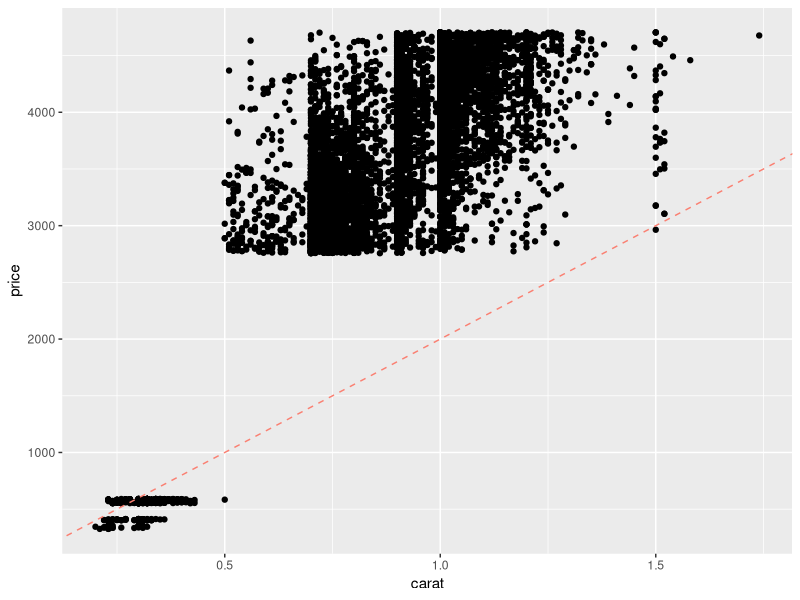
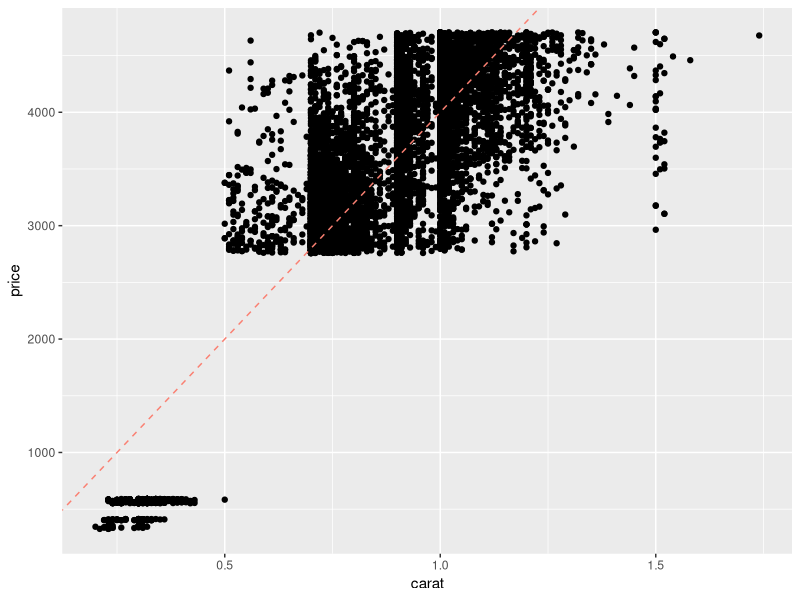
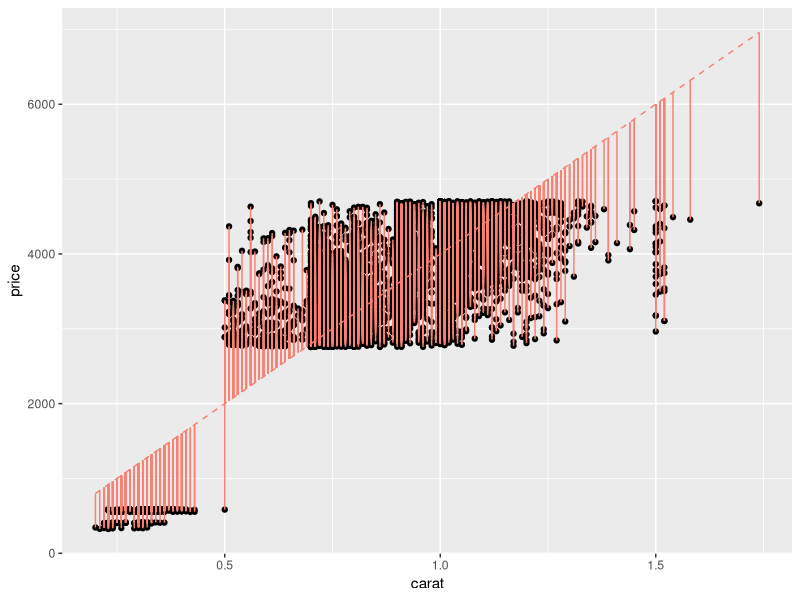
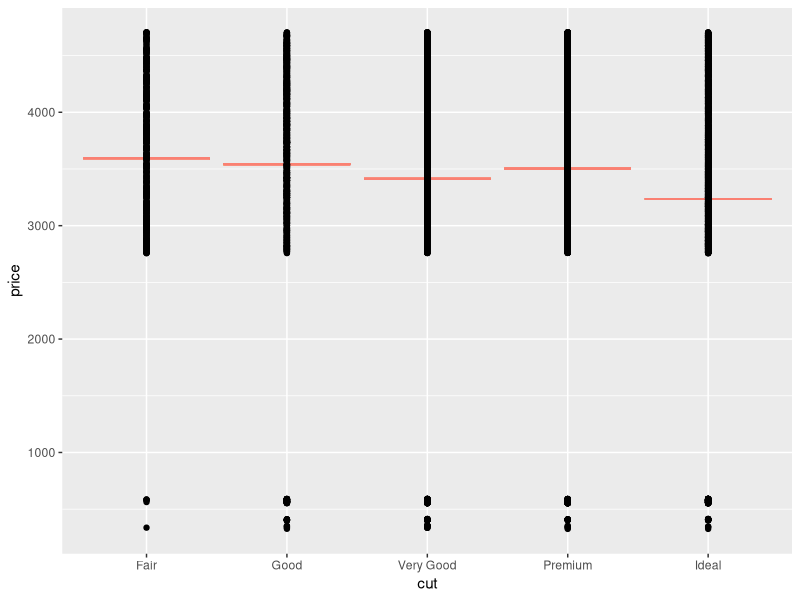
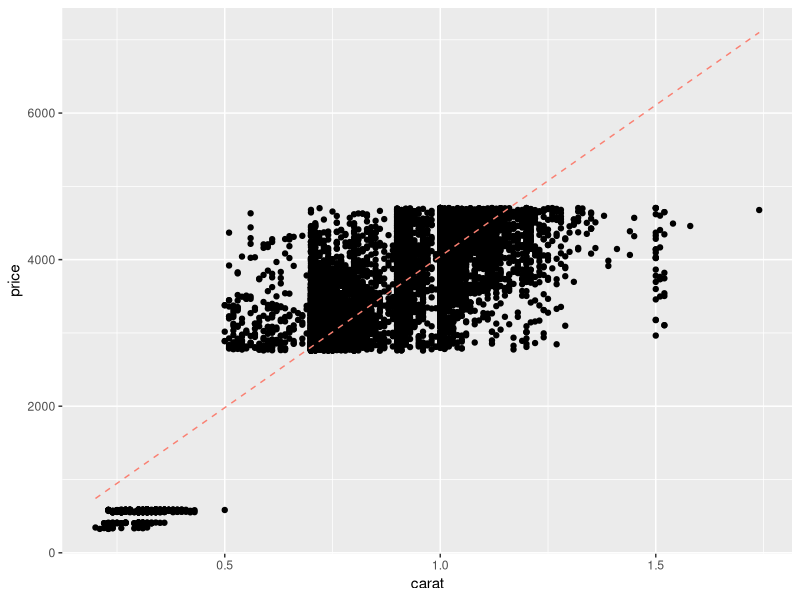
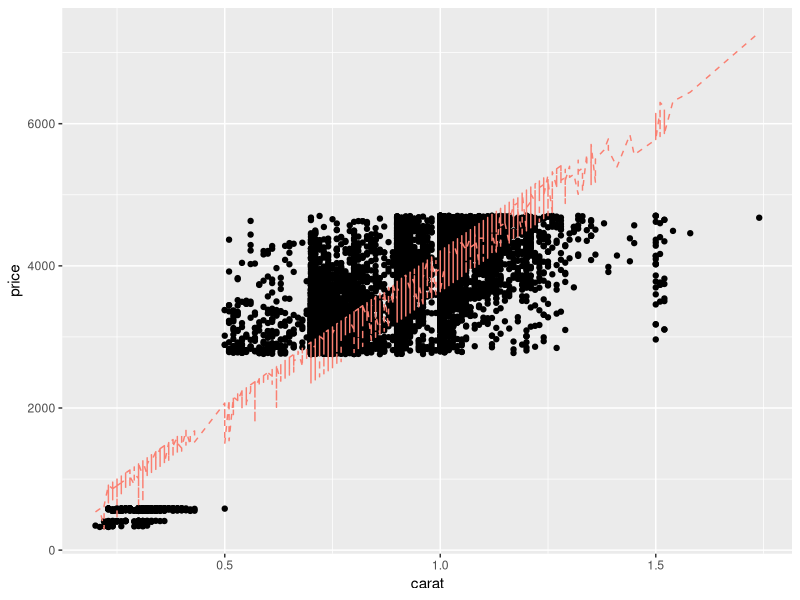
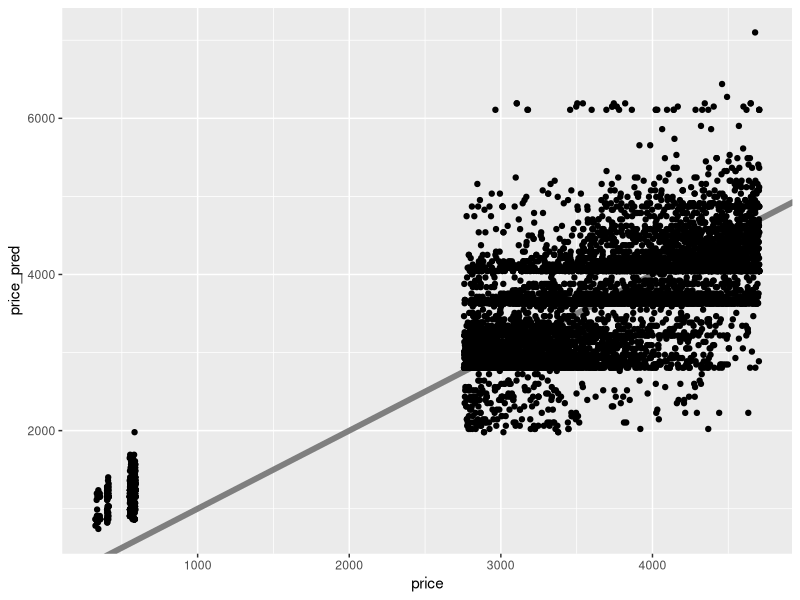

The R script that drew these images, in order: (Note: this script raises an error after producing the figures.)
## ---- chunk 1
library(tidyverse)
library(modelr)
library(broom)

## NOTE: No need to edit this chunk
set.seed(101)

## Select training data
df_train <-
  diamonds %>%
  slice(1:1e4)

## Select test data
df_test <-
  diamonds %>%
  slice((1e4 + 1):2e4)
## ---- chunk 2
## Set model parameter values [theta]
slope <- 1000 / 0.5 # Eyeball: $1000 / (1/2) carat
intercept <- 0

## Represent model as an `abline`
df_train %>%

  ggplot(aes(carat, price)) +
  geom_point() +
  geom_abline(
    slope = slope,
    intercept = intercept,
    linetype = 2,
    color = "salmon"
  )
## ---- chunk 3
## Set model parameter values [theta]
slope <- 2000 / 0.5 # Adjusted by factor of 2
intercept <- 0

## Represent model as an `abline`
df_train %>%

  ggplot(aes(carat, price)) +
  geom_point() +
  geom_abline(
    slope = slope,
    intercept = intercept,
    linetype = 2,
    color = "salmon"
  )
## ---- chunk 4
## Set model parameter values [theta]
slope <- 2000 / 0.5
intercept <- 0

## Compute predicted values
df_train %>%
  mutate(price_pred = slope * carat + intercept) %>%

  ## Visualize *residuals* as vertical bars
  ggplot(aes(carat, price)) +
  geom_point() +
  geom_segment(
    aes(xend = carat, yend = price_pred),
    color = "salmon"
  ) +
  geom_line(
    aes(y = price_pred),
    linetype = 2,
    color = "salmon"
  )
## ---- chunk 5
## Fit model
fit_carat <-
  df_train %>%
  lm(
    data = .,               # Data for fit
    formula = price ~ carat # Formula for fit
  )

fit_carat %>% tidy()
## ---- chunk 6
## Fit a model with carat and cut as predictors
fit_q1 <- 
  df_train %>% 
  lm(
    data = .,               # Data for fit
    formula = price ~ carat + cut # Formula for fit
  )

fit_q1 %>% tidy()
## ---- chunk 7
## NOTE: No need to edit; just run and inspect
fit_cut <-
  lm(
    data = df_train,
    formula = price ~ cut
  )

df_train %>%
  add_predictions(fit_cut, var = "price_pred") %>%
  ggplot(aes(cut)) +
  geom_errorbar(aes(ymin = price_pred, ymax = price_pred), color = "salmon") +
  geom_point(aes(y = price))
## ---- chunk 8
## Compute predicted values
df_train %>%
  add_predictions(
    model = fit_carat,
    var = "price_pred"
  ) %>%

  ggplot(aes(carat, price)) +
  geom_point() +
  geom_line(
    aes(y = price_pred),
    linetype = 2,
    color = "salmon"
  )
## ---- chunk 9
## TASK: Create a visual of price_pred vs carat using your model fit_q1
df_train %>%
  add_predictions(
    model = fit_q1,
    var = "price_pred"
  ) %>%

  ggplot(aes(carat, price)) +
  geom_point() +
  geom_line(
    aes(y = price_pred),
    linetype = 2,
    color = "salmon"
  )
## ---- chunk 10
## Compute metrics
mse(fit_carat, df_train)
rsquare(fit_carat, df_train)
## ---- chunk 11
mse(fit_q1, df_train)
rsquare(fit_q1, df_train)
## ---- chunk 12
## NOTE: No need to change this
## predicted vs actual
df_train %>%
  add_predictions(
    model = fit_carat,
    var = "price_pred"
  ) %>%

  ggplot(aes(price, price_pred)) +
  geom_abline(slope = 1, intercept = 0, color = "grey50", size = 2) +
  geom_point()
## ---- chunk 13
## TASK: Fit a model on carat, cut, color, and clarity
fit_4c <- NA

rsquare(fit_q1, df_train)
rsquare(fit_4c, df_train)
## ---- chunk 14
## NOTE: No need to edit this chunk
## Helper function to compute uncertainty bounds
add_uncertainties <- function(data, model, prefix = "pred", ...) {
  df_fit <-
    stats::predict(model, data, ...) %>%
    as_tibble() %>%
    rename_with(~ str_c(prefix, "_", .))

  bind_cols(data, df_fit)
}

## Generate predictions with uncertainties
df_pred_uq <-
  df_train %>%
  add_uncertainties(
    model = fit_carat,
    prefix = "pred",
    interval = "prediction",
    level = 0.95
  )

df_pred_uq %>% glimpse()
## ---- chunk 15
## NOTE: No need to edit this chunk
# Visualize
df_pred_uq %>%
  filter(price < 1000) %>%

  ggplot(aes(price)) +
  geom_abline(slope = 1, intercept = 0, size = 2, color = "grey50") +
  geom_errorbar(
    data = . %>% filter(pred_lwr <= price & price <= pred_upr),
    aes(ymin = pred_lwr, ymax = pred_upr),
    width = 0,
    size = 0.5,
    alpha = 1 / 2,
    color = "darkturquoise"
  ) +
  geom_errorbar(
    data = . %>% filter(price < pred_lwr | pred_upr < price),
    aes(ymin = pred_lwr, ymax = pred_upr),
    width = 0,
    size = 0.5,
    color = "salmon"
  ) +
  geom_point(aes(y = pred_fit), size = 0.1) +
  theme_minimal()
## ---- chunk 16
## NOTE: No need to edit this chunk
# Compute empirical coverage
df_pred_uq %>%
  summarize(coverage = mean(pred_lwr <= price & price <= pred_upr))
## ---- chunk 17
## TODO: Compute prediction intervals for each prediction with fit_4c
df_q6 <- NA

## NOTE: No need to edit code below
# Compute empirical coverage
df_q6 %>%
  summarize(coverage = mean(pred_lwr <= price & price <= pred_upr))

# Visualize
df_q6 %>%
  ggplot(aes(price)) +
  geom_abline(slope = 1, intercept = 0, size = 2, color = "grey50") +
  geom_errorbar(
    data = . %>% filter(pred_lwr <= price & price <= pred_upr),
    aes(ymin = pred_lwr, ymax = pred_upr),
    width = 0,
    size = 0.1,
    alpha = 1 / 5,
    color = "darkturquoise"
  ) +
  geom_errorbar(
    data = . %>% filter(price < pred_lwr | pred_upr < price),
    aes(ymin = pred_lwr, ymax = pred_upr),
    width = 0,
    size = 0.1,
    color = "salmon"
  ) +
  geom_point(aes(y = pred_fit), size = 0.1) +
  theme_minimal()
## ---- chunk 18
## NOTE: No need to edit this chunk
rsquare(fit_4c, df_train)
rsquare(fit_4c, df_test)
